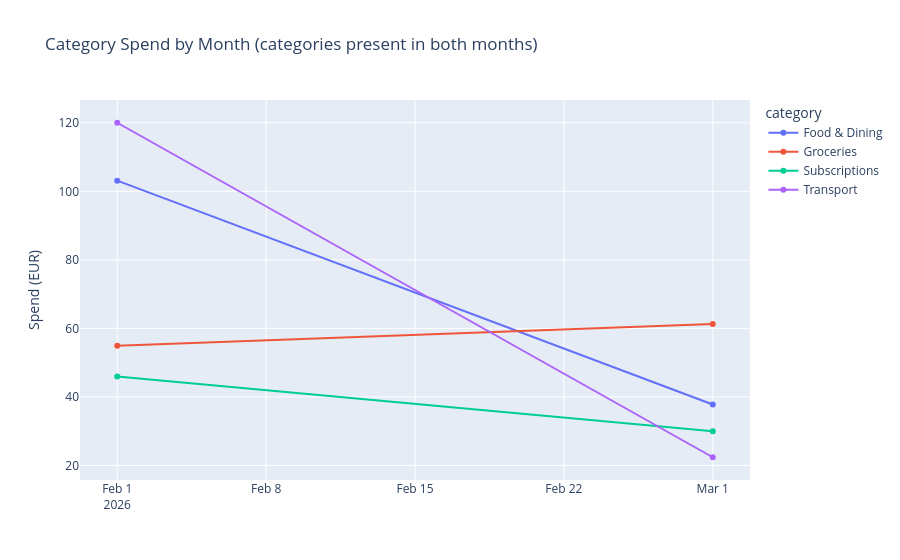

Source (notebook cell):
### Code cell
multi_month_categories = categories.loc[categories["monthly_volatility"].notna(), "category"]
monthly_category_spend = (
    clean.loc[(clean["amount"] < 0) & (clean["category"].isin(multi_month_categories))]
    .assign(spend=lambda df: df["amount"].abs())
    .groupby(["month_period", "category"], as_index=False)["spend"]
    .sum()
)

fig = px.line(
    monthly_category_spend,
    x="month_period",
    y="spend",
    color="category",
    markers=True,
    title="Category Spend by Month (categories present in both months)",
    labels={"month_period": "", "spend": "Spend (EUR)"},
)
fig.show()

### Figure 1 — Plotly figure (JSON) as saved in the notebook; plotly's stock layout.template omitted (floating-point values rounded to 4 significant figures)
{"data": [{"hovertemplate": "category=Food & Dining<br>=%{x}<br>Spend (EUR)=%{y}<extra></extra>", "legendgroup": "Food & Dining", "line": {"color": "#636efa", "dash": "solid"}, "marker": {"symbol": "circle"}, "mode": "lines+markers", "name": "Food & Dining", "orientation": "v", "showlegend": true, "type": "scatter", "x": ["2026-02", "2026-03"], "xaxis": "x", "y": [103.1, 37.8], "yaxis": "y"}, {"hovertemplate": "category=Groceries<br>=%{x}<br>Spend (EUR)=%{y}<extra></extra>", "legendgroup": "Groceries", "line": {"color": "#EF553B", "dash": "solid"}, "marker": {"symbol": "circle"}, "mode": "lines+markers", "name": "Groceries", "orientation": "v", "showlegend": true, "type": "scatter", "x": ["2026-02", "2026-03"], "xaxis": "x", "y": [54.9, 61.3], "yaxis": "y"}, {"hovertemplate": "category=Subscriptions<br>=%{x}<br>Spend (EUR)=%{y}<extra></extra>", "legendgroup": "Subscriptions", "line": {"color": "#00cc96", "dash": "solid"}, "marker": {"symbol": "circle"}, "mode": "lines+markers", "name": "Subscriptions", "orientation": "v", "showlegend": true, "type": "scatter", "x": ["2026-02", "2026-03"], "xaxis": "x", "y": [45.98, 29.99], "yaxis": "y"}, {"hovertemplate": "category=Transport<br>=%{x}<br>Spend (EUR)=%{y}<extra></extra>", "legendgroup": "Transport", "line": {"color": "#ab63fa", "dash": "solid"}, "marker": {"symbol": "circle"}, "mode": "lines+markers", "name": "Transport", "orientation": "v", "showlegend": true, "type": "scatter", "x": ["2026-02", "2026-03"], "xaxis": "x", "y": [120.0, 22.4], "yaxis": "y"}], "layout": {"legend": {"title": {"text": "category"}, "tracegroupgap": 0}, "title": {"text": "Category Spend by Month (categories present in both months)"}, "xaxis": {"anchor": "y", "domain": [0.0, 1.0], "title": {"text": ""}}, "yaxis": {"anchor": "x", "domain": [0.0, 1.0], "title": {"text": "Spend (EUR)"}}}}
